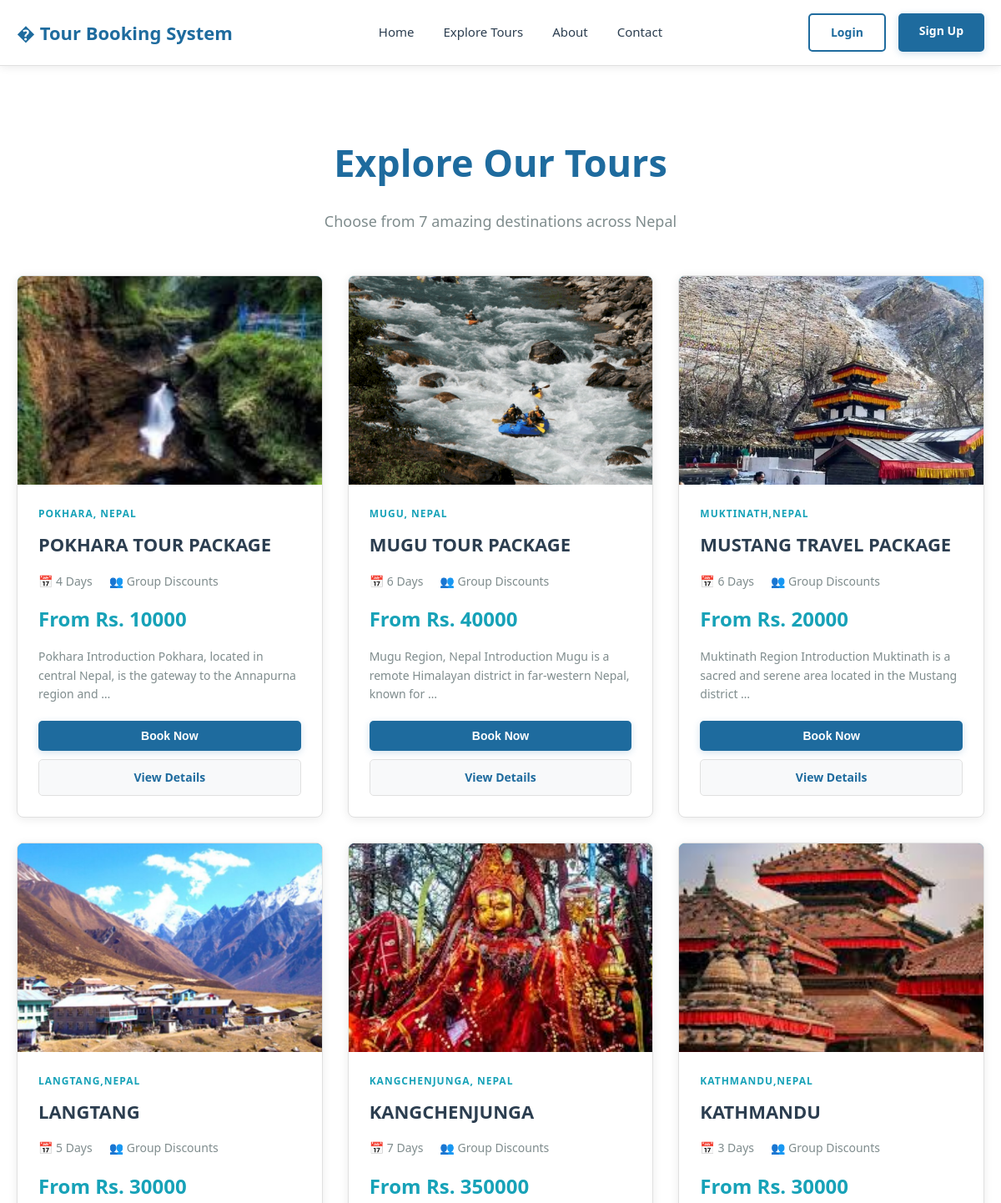
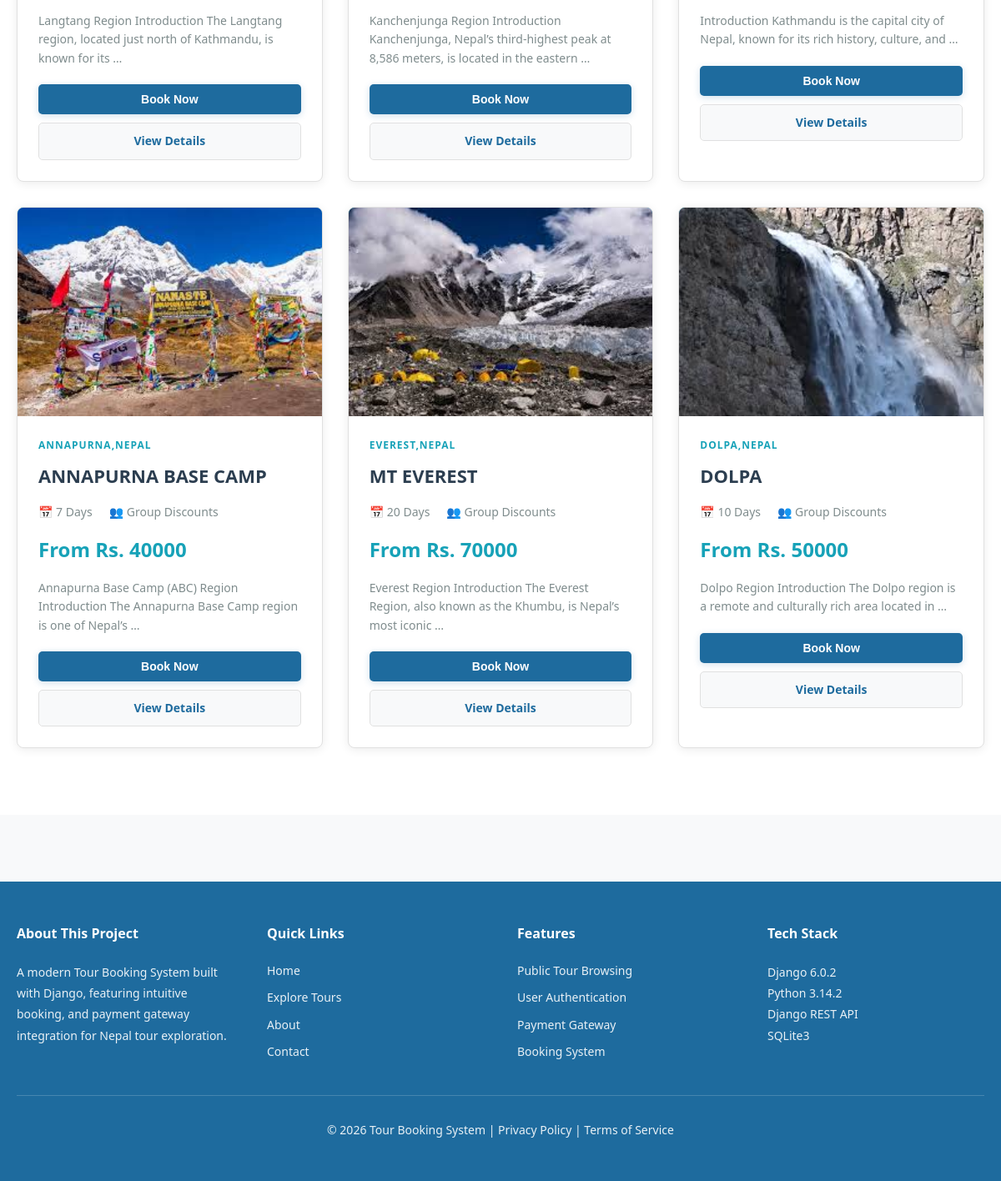
The page /tours/ on the database its author committed (2 pictures, top to bottom).
### tour/models.py (models this page shows, shortened)
class TourImage(models.Model):
    tour = models.ForeignKey(
        Tour,
        related_name='images',
        on_delete=models.CASCADE
    )
    image = models.ImageField(upload_to='tours/')

class Tour(models.Model):
    title = models.CharField(max_length=200)   # Mustang Tour Package
    destination = models.CharField(max_length=150)
    duration_days = models.PositiveIntegerField()
    base_price = models.PositiveIntegerField(help_text="Price for 1 person")
    description = models.TextField()
    is_active = models.BooleanField(default=True)
    created_at = models.DateTimeField(auto_now_add=True)

### tour/views.py (the view)
# urls.py: path('tours/', views.public_tours, name='public_tours'),
def public_tours(request):
    tours = Tour.objects.filter(is_active=True).prefetch_related('images')
    return render(request, 'tour/public_tours.html', {'tours': tours})

### tour/templates/tour/public_tours.html (shortened to what this page needs)
{% extends 'base.html' %}
{% block content %}
    <div class="section" style="background: var(--white);">
        <h2 class="section-title">Explore Our Tours</h2>
        <p class="section-subtitle">Choose from 7 amazing destinations across Nepal</p>
        <div class="cards-grid">
            {% for tour in tours %}
                <div class="tour-card">
                    <div class="tour-image">
                        {% if tour.images.all %}
                            {% for image in tour.images.all %}
                                {% if forloop.first %}
                                    <img src="{{ image.image.url }}" alt="{{ tour.title }}" style="width: 100%; height: 100%; object-fit: cover;">
                                {% endif %}
                            {% endfor %}
                        {% else %}
                            {% if forloop.counter == 1 %}⛰️{% elif forloop.counter == 2 %}🏔️{% elif forloop.counter == 3 %}🏙️{% elif forloop.counter == 4 %}🌄{% elif forloop.counter == 5 %}🗻{% elif forloop.counter == 6 %}🕉️{% else %}🏞️{% endif %}
                        {% endif %}
                    </div>
                    <div class="tour-info">
                        <div class="tour-destination">{{ tour.destination }}</div>
                        <h3 class="tour-title">{{ tour.title }}</h3>
                        <div class="tour-meta">
                            <span class="tour-meta-item">📅 {{ tour.duration_days }} Days</span>
                            <span class="tour-meta-item">👥 Group Discounts</span>
                        </div>
                        <div class="tour-price">From Rs. {{ tour.base_price|add:0 }}</div>
                        <p class="tour-description">
                            {{ tour.description|truncatewords:15 }}
                        </p>
                        {% if user.is_authenticated %}
                            <a href="{% url 'book_tour' tour.id %}" class="btn btn-primary" style="width: 100%;">Book Now</a>
                        {% else %}
                            <button class="btn btn-primary" style="width: 100%;" onclick="showLoginPrompt()">Book Now</button>
                        {% endif %}
                        <a href="#tour-{{ tour.id }}" class="btn" style="width: 100%; background: var(--light-bg); color: var(--primary); margin-top: 10px; border: 1px solid var(--border-color);">View Details</a>
                    </div>
                </div>
            {% empty %}
                <div style="grid-column: 1 / -1; text-align: center; padding: 40px;">
                    <p style="font-size: 18px; color: var(--text-gray);">No tours available at the moment</p>
                </div>
            {% endfor %}
        </div>
    </div>
{% endblock %}

### tour/templates/base.html (style rules this page uses)
* { margin: 0; padding: 0; box-sizing: border-box; }
:root { --primary: #1E6B9E; --primary-light: #2980B9; --primary-dark: #154B7A; --accent: #17A2B8; --accent-hover: #138496; --success: #27AE60; --danger: #E74C3C; --warning: #F39C12; --light-bg: #F8F9FA; --white: #FFFFFF; --text-dark: #2C3E50; --text-gray: #7F8C8D; --border-color: #E0E0E0; }
body { font-family: 'Segoe UI', Tahoma, Geneva, Verdana, sans-serif; line-height: 1.6; color: var(--text-dark); background: var(--light-bg); min-height: 100vh; }
.btn { padding: 10px 25px; border: none; border-radius: 5px; cursor: pointer; font-size: 14px; font-weight: 600; text-decoration: none; transition: all 0.3s; display: inline-block; text-align: center; }
.btn-primary { background: var(--primary); color: white; box-shadow: 0 2px 8px rgba(30, 107, 158, 0.2); }
.section { padding: 80px 20px; max-width: 1200px; margin: 0 auto; background: var(--white); }
.section-title { text-align: center; font-size: 45px; margin-bottom: 20px; color: var(--primary); font-weight: 800; }
.section-subtitle { text-align: center; font-size: 18px; color: var(--text-gray); margin-bottom: 50px; }
.cards-grid { display: grid; grid-template-columns: repeat(auto-fit, minmax(280px, 1fr)); gap: 30px; margin-top: 40px; }
.tour-card { background: var(--white); border-radius: 8px; overflow: hidden; box-shadow: 0 2px 12px rgba(0, 0, 0, 0.08); transition: all 0.3s; border: 1px solid var(--border-color); }
.tour-image { width: 100%; height: 250px; background: linear-gradient(135deg, var(--accent) 0%, var(--primary-light) 100%); display: flex; align-items: center; justify-content: center; font-size: 80px; color: white; position: relative; overflow: hidden; }
.tour-image img { width: 100%; height: 100%; object-fit: cover; }
.tour-info { padding: 25px; }
.tour-destination { color: var(--accent); font-size: 12px; font-weight: 700; text-transform: uppercase; letter-spacing: 1px; }
.tour-title { font-size: 22px; font-weight: 700; color: var(--text-dark); margin: 10px 0; }
.tour-meta { display: flex; gap: 20px; margin: 15px 0; font-size: 14px; color: var(--text-gray); }
.tour-meta-item { display: flex; align-items: center; gap: 5px; }
.tour-price { font-size: 24px; color: var(--accent); font-weight: 700; margin: 15px 0; }
.tour-description { font-size: 14px; color: var(--text-gray); margin-bottom: 20px; line-height: 1.6; }

### rows shown on the page
Tour: destination "POKHARA, NEPAL", title "POKHARA TOUR PACKAGE", duration_days "4", base_price|add "10000", description "Pokhara Introduction Pokhara, located in central Nepal, is the gateway to the Annapurna region and …"
TourImage: image (picture)
Tour: destination "MUGU, NEPAL", title "MUGU TOUR PACKAGE", duration_days "6", base_price|add "40000", description "Mugu Region, Nepal Introduction Mugu is a remote Himalayan district in far-western Nepal, known for …"
TourImage: image (picture)
Tour: destination "MUKTINATH,NEPAL", title "MUSTANG TRAVEL PACKAGE", duration_days "6", base_price|add "20000", description "Muktinath Region Introduction Muktinath is a sacred and serene area located in the Mustang district …"
TourImage: image (picture)
Tour: destination "LANGTANG,NEPAL", title "LANGTANG", duration_days "5", base_price|add "30000", description "Langtang Region Introduction The Langtang region, located just north of Kathmandu, is known for its …"
TourImage: image (picture)
Tour: destination "KANGCHENJUNGA, NEPAL", title "KANGCHENJUNGA", duration_days "7", base_price|add "350000", description "Kanchenjunga Region Introduction Kanchenjunga, Nepal’s third-highest peak at 8,586 meters, is located in the eastern …"
TourImage: image (picture)
Tour: destination "KATHMANDU,NEPAL", title "KATHMANDU", duration_days "3", base_price|add "30000", description "Introduction Kathmandu is the capital city of Nepal, known for its rich history, culture, and …"
TourImage: image (picture)
Tour: destination "ANNAPURNA,NEPAL", title "ANNAPURNA BASE CAMP", duration_days "7", base_price|add "40000", description "Annapurna Base Camp (ABC) Region Introduction The Annapurna Base Camp region is one of Nepal’s …"
TourImage: image (picture)
Tour: destination "EVEREST,NEPAL", title "MT EVEREST", duration_days "20", base_price|add "70000", description "Everest Region Introduction The Everest Region, also known as the Khumbu, is Nepal’s most iconic …"
TourImage: image (picture)
Tour: destination "DOLPA,NEPAL", title "DOLPA", duration_days "10", base_price|add "50000", description "Dolpo Region Introduction The Dolpo region is a remote and culturally rich area located in …"
TourImage: image (picture)
